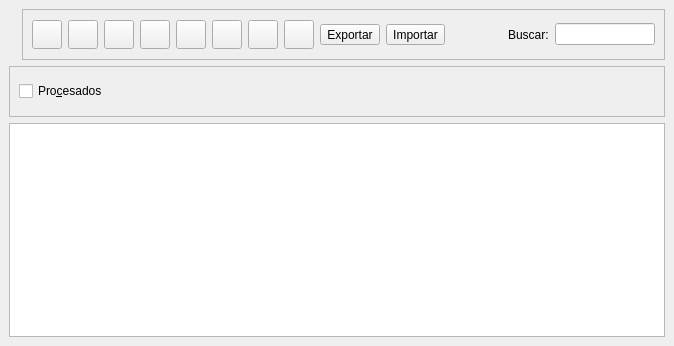
<ui version="4.0" >
 <author>Josep Maria Estopà Rey</author>
 <comment></comment>
 <exportmacro></exportmacro>
 <class>ClientsListBase</class>
 <widget class="QWidget" name="ClientsListBase" >
  <property name="enabled" >
   <bool>true</bool>
  </property>
  <property name="geometry" >
   <rect>
    <x>0</x>
    <y>0</y>
    <width>674</width>
    <height>346</height>
   </rect>
  </property>
  <property name="windowTitle" >
   <string>Clientes</string>
  </property>
  <property name="windowIcon" >
   <iconset resource="../../bulmages-recursos-graficos.qrc" >:/Bulmafact48x48/images/png/48x48/i_bulmages_clientes_listado.48x48.png</iconset>
  </property>
  <layout class="QVBoxLayout" >
   <property name="margin" >
    <number>9</number>
   </property>
   <property name="spacing" >
    <number>6</number>
   </property>
   <item>
    <layout class="QHBoxLayout" >
     <property name="margin" >
      <number>0</number>
     </property>
     <property name="spacing" >
      <number>6</number>
     </property>
     <item>
      <widget class="QLabel" name="label" >
       <property name="text" >
        <string/>
       </property>
       <property name="pixmap" >
        <pixmap resource="../../bulmages-recursos-graficos.qrc" >:/Bulmafact48x48/images/png/48x48/i_bulmages_clientes_listado.48x48.png</pixmap>
       </property>
      </widget>
     </item>
     <item>
      <widget class="QFrame" name="m_botonera" >
       <property name="frameShape" >
        <enum>QFrame::StyledPanel</enum>
       </property>
       <property name="frameShadow" >
        <enum>QFrame::Raised</enum>
       </property>
       <layout class="QHBoxLayout" >
        <property name="margin" >
         <number>9</number>
        </property>
        <property name="spacing" >
         <number>6</number>
        </property>
        <item>
         <widget class="QToolButton" name="mui_crear" >
          <property name="toolTip" >
           <string>Nuevo cliente</string>
          </property>
          <property name="whatsThis" >
           <string>Nuevo cliente</string>
          </property>
          <property name="text" >
           <string/>
          </property>
          <property name="icon" >
           <iconset resource="../../bulmages-recursos-graficos.qrc" >:/Genericos32x32/images/pendientes/i_fileNew.xpm</iconset>
          </property>
          <property name="iconSize" >
           <size>
            <width>22</width>
            <height>22</height>
           </size>
          </property>
         </widget>
        </item>
        <item>
         <widget class="QToolButton" name="mui_editar" >
          <property name="toolTip" >
           <string>Editar cliente</string>
          </property>
          <property name="whatsThis" >
           <string>Editar cliente</string>
          </property>
          <property name="text" >
           <string/>
          </property>
          <property name="icon" >
           <iconset resource="../../bulmages-recursos-graficos.qrc" >:/Genericos32x32/images/pendientes/i_edit.png</iconset>
          </property>
          <property name="iconSize" >
           <size>
            <width>22</width>
            <height>22</height>
           </size>
          </property>
         </widget>
        </item>
        <item>
         <widget class="QToolButton" name="mui_borrar" >
          <property name="toolTip" >
           <string>Borrar cliente</string>
          </property>
          <property name="whatsThis" >
           <string>Borrar cliente</string>
          </property>
          <property name="text" >
           <string/>
          </property>
          <property name="icon" >
           <iconset resource="../../bulmages-recursos-graficos.qrc" >:/Genericos32x32/images/pendientes/i_editDelete.png</iconset>
          </property>
          <property name="iconSize" >
           <size>
            <width>22</width>
            <height>22</height>
           </size>
          </property>
         </widget>
        </item>
        <item>
         <widget class="QToolButton" name="mui_imprimir" >
          <property name="toolTip" >
           <string>Imprimir listado</string>
          </property>
          <property name="whatsThis" >
           <string>Imprimir listado</string>
          </property>
          <property name="text" >
           <string/>
          </property>
          <property name="icon" >
           <iconset resource="../../bulmages-recursos-graficos.qrc" >:/Genericos32x32/images/pendientes/i_filePrint.xpm</iconset>
          </property>
          <property name="iconSize" >
           <size>
            <width>22</width>
            <height>22</height>
           </size>
          </property>
         </widget>
        </item>
        <item>
         <widget class="QToolButton" name="mui_informeclientes" >
          <property name="toolTip" >
           <string>Informe Compras/Ventas</string>
          </property>
          <property name="whatsThis" >
           <string>Informe Compras/Ventas</string>
          </property>
          <property name="text" >
           <string/>
          </property>
          <property name="icon" >
           <iconset resource="../../bulmages-recursos-graficos.qrc" >:/Genericos32x32/images/pendientes/i_filePrint.xpm</iconset>
          </property>
          <property name="iconSize" >
           <size>
            <width>22</width>
            <height>22</height>
           </size>
          </property>
         </widget>
        </item>
        <item>
         <widget class="QToolButton" name="mui_filtrar" >
          <property name="toolTip" >
           <string>Filtrar clientes</string>
          </property>
          <property name="whatsThis" >
           <string>Filtrar clientes</string>
          </property>
          <property name="text" >
           <string/>
          </property>
          <property name="icon" >
           <iconset resource="../../bulmages-recursos-graficos.qrc" >:/Genericos32x32/images/pendientes/i_find.png</iconset>
          </property>
          <property name="iconSize" >
           <size>
            <width>22</width>
            <height>22</height>
           </size>
          </property>
          <property name="checkable" >
           <bool>true</bool>
          </property>
         </widget>
        </item>
        <item>
         <widget class="QToolButton" name="mui_configurar" >
          <property name="toolTip" >
           <string>Configurar listado</string>
          </property>
          <property name="whatsThis" >
           <string>Configurar listado</string>
          </property>
          <property name="text" >
           <string/>
          </property>
          <property name="icon" >
           <iconset resource="../../bulmages-recursos-graficos.qrc" >:/Genericos32x32/images/pendientes/i_packageSettings.png</iconset>
          </property>
          <property name="iconSize" >
           <size>
            <width>22</width>
            <height>22</height>
           </size>
          </property>
          <property name="checkable" >
           <bool>true</bool>
          </property>
         </widget>
        </item>
        <item>
         <widget class="QToolButton" name="mui_actualizar" >
          <property name="toolTip" >
           <string>Actualizar listado</string>
          </property>
          <property name="whatsThis" >
           <string>Actualizar listado</string>
          </property>
          <property name="text" >
           <string/>
          </property>
          <property name="icon" >
           <iconset resource="../../bulmages-recursos-graficos.qrc" >:/Genericos32x32/images/pendientes/i_reload.png</iconset>
          </property>
          <property name="iconSize" >
           <size>
            <width>22</width>
            <height>22</height>
           </size>
          </property>
         </widget>
        </item>
        <item>
         <widget class="QToolButton" name="mui_exportar" >
          <property name="toolTip" >
           <string>Exportar clientes</string>
          </property>
          <property name="whatsThis" >
           <string>Exportar clientes</string>
          </property>
          <property name="text" >
           <string>Exportar</string>
          </property>
          <property name="icon" >
           <iconset resource="../../bulmages-recursos-graficos.qrc" >:/Genericos32x32/images/pendientes/i_exportar.png</iconset>
          </property>
          <property name="iconSize" >
           <size>
            <width>22</width>
            <height>22</height>
           </size>
          </property>
         </widget>
        </item>
        <item>
         <widget class="QToolButton" name="mui_importar" >
          <property name="toolTip" >
           <string>Importar clientes</string>
          </property>
          <property name="whatsThis" >
           <string>Importar clientes</string>
          </property>
          <property name="text" >
           <string>Importar</string>
          </property>
          <property name="icon" >
           <iconset resource="../../bulmages-recursos-graficos.qrc" >:/Genericos32x32/images/pendientes/i_immportar.png</iconset>
          </property>
          <property name="iconSize" >
           <size>
            <width>22</width>
            <height>22</height>
           </size>
          </property>
         </widget>
        </item>
        <item>
         <spacer>
          <property name="orientation" >
           <enum>Qt::Horizontal</enum>
          </property>
          <property name="sizeType" >
           <enum>QSizePolicy::Expanding</enum>
          </property>
          <property name="sizeHint" >
           <size>
            <width>171</width>
            <height>31</height>
           </size>
          </property>
         </spacer>
        </item>
        <item>
         <widget class="QLabel" name="textLabel1" >
          <property name="text" >
           <string>Buscar:</string>
          </property>
         </widget>
        </item>
        <item>
         <widget class="QLineEdit" name="m_findClient" >
          <property name="minimumSize" >
           <size>
            <width>100</width>
            <height>0</height>
           </size>
          </property>
         </widget>
        </item>
       </layout>
      </widget>
     </item>
    </layout>
   </item>
   <item>
    <widget class="QFrame" name="m_busqueda" >
     <property name="frameShape" >
      <enum>QFrame::StyledPanel</enum>
     </property>
     <property name="frameShadow" >
      <enum>QFrame::Raised</enum>
     </property>
     <layout class="QHBoxLayout" >
      <property name="margin" >
       <number>9</number>
      </property>
      <property name="spacing" >
       <number>6</number>
      </property>
      <item>
       <widget class="QCheckBox" name="m_procesados" >
        <property name="text" >
         <string>Pro&amp;cesados</string>
        </property>
       </widget>
      </item>
      <item>
       <spacer>
        <property name="orientation" >
         <enum>Qt::Horizontal</enum>
        </property>
        <property name="sizeType" >
         <enum>QSizePolicy::Expanding</enum>
        </property>
        <property name="sizeHint" >
         <size>
          <width>50</width>
          <height>31</height>
         </size>
        </property>
       </spacer>
      </item>
     </layout>
    </widget>
   </item>
   <item>
    <widget class="ClienteListSubform" name="mui_list" />
   </item>
  </layout>
 </widget>
 <layoutdefault spacing="3" margin="5" />
 <pixmapfunction></pixmapfunction>
 <customwidgets>
  <customwidget>
   <class>ClienteListSubform</class>
   <extends>QTableWidget</extends>
   <header>clientslist.h</header>
   <container>0</container>
   <pixmap></pixmap>
  </customwidget>
 </customwidgets>
 <resources>
  <include location="../../bulmages-recursos-graficos.qrc" />
 </resources>
 <connections>
  <connection>
   <sender>mui_filtrar</sender>
   <signal>toggled(bool)</signal>
   <receiver>m_busqueda</receiver>
   <slot>setShown(bool)</slot>
   <hints>
    <hint type="sourcelabel" >
     <x>273</x>
     <y>41</y>
    </hint>
    <hint type="destinationlabel" >
     <x>246</x>
     <y>73</y>
    </hint>
   </hints>
  </connection>
 </connections>
</ui>
